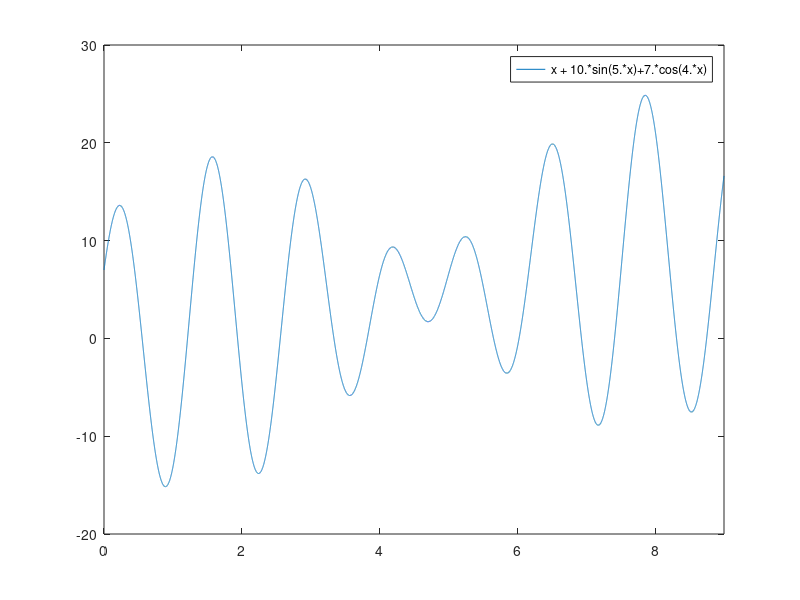

This figure's MATLAB source: (Note: this script raises an error after producing the figure.)
%GADEMO1 Introduction to the Genetic Optimization Toolbox

clf;
figure(gcf);
more on
echo on
clc
%    ==========================================================
%    GADEMO 1
%    ==========================================================

%    INITIALIZE - Initialize a poplutaton of solutions
%    GA         - Simulates evolution

pause % Strike any key for the introduction to Genetic Algorithms
clc

%    Genetic algorithms

%    A genetic algorithm is a simulation of evolution where the
%    rule of survival of the fittest is applied to a population
%    of individuals.
%    The basic genetic algorithm is as follows:
%      1. Create an initial population (usually a randomly
%         generated string)
%      2. Evaluate all of the individuals (apply some function
%         or formula to the individuals)
%      3. Select a new population from the old population based
%         on the fittness of the individuals as given by the
%         evaluation function.
%      4. Apply some genetic operators (mutation & crossover)
%         to members of the population to create new solutions.
%      5. Evaluate these newly created individuals.
%      6. Repeat steps 3-6 (one generation) until the
%         termination criteria has been satisfied (usually
%         perform for a certain fixed number of generations)
%
%    Let's look at an example

pause % Strike any key to define the problem...
clc

%   Let's consider the maximization of the following function:
%   f(x) = x + 10*sin(5*x)+7*cos(4*x) over the interval (0,9)
fplot('x + 10*sin(5*x)+7*cos(4*x)',[0 9])

%   Now, let's set up a genetic algorithm to find the maximum
%   of this problem.  First, we need to create the evaluation
%   function .m file, here is gademo1eval1.m

pause 				% Strike any key to look at gademo1eval1.m
type gademo1eval1.m
pause 					% Strike any key to continue
clc

%   Note that the evaluation function must take two parameters,
%   sol and options.  Sol is a row vector of n+1 elements where
%   the first n elements are the parameters of interest.  The
%   n+1'th element is the value of this solution.  The options
%   matrix is a row matrix of 
%   [current generation, eval options]
%   The eval function must return both the value of the sting,
%   val and the string itself, sol.  This is done so that
%   your evaluation can repair and/or improve the string.

pause 					% Strike any key to continue
clc

%   Now that we have defined the evaluation function, we now
%   have to create an initial population.  The most common way
%   to generate an initial population is to randomly generate
%   solutions within the range of interest, in this case 0-9.
%   The initializega routine will do this for you.

pause 				% Strike any key for help on initializega
clc
help initializega
pause 					% Strke any key to continue.
clc
%   Let's create a random starting popluation of size 10.
initPop=initializega(10,[0 9],'gademo1eval1');
pause 					% Strke any key to continue.

%   We can now take a look at this population.
hold on
plot (initPop(:,1),initPop(:,2),'g+')
pause % Strike any key to continue 
clc
%  We can now run the evolutionary procedure on this
%  population.
help ga
pause 					% Strike any key to continue

% Now let's run the ga for one generation.
[x endPop] = ga([0 9],'gademo1eval1',[],initPop,[1e-6 1 1],'maxGenTerm',1,...
  'normGeomSelect',[0.08],['arithXover'],[2 0],'nonUnifMutation',[2 1 3]);

x %The best found
%And plot the resulting the resulting population
plot (endPop(:,1),endPop(:,2),'ro')
pause 					% Strike any key to continue

% Now let's run the ga for 25 generations
[x endPop] = ga([0 9],'gademo1eval1',[],initPop,[1e-6 1 1],'maxGenTerm',25,...
  'normGeomSelect',[0.08],['arithXover'],[2],'nonUnifMutation',[2 25 3]);
x %The best found
% And plot the resulting the resulting population
plot (endPop(:,1),endPop(:,2),'y*')

% End of gademo1